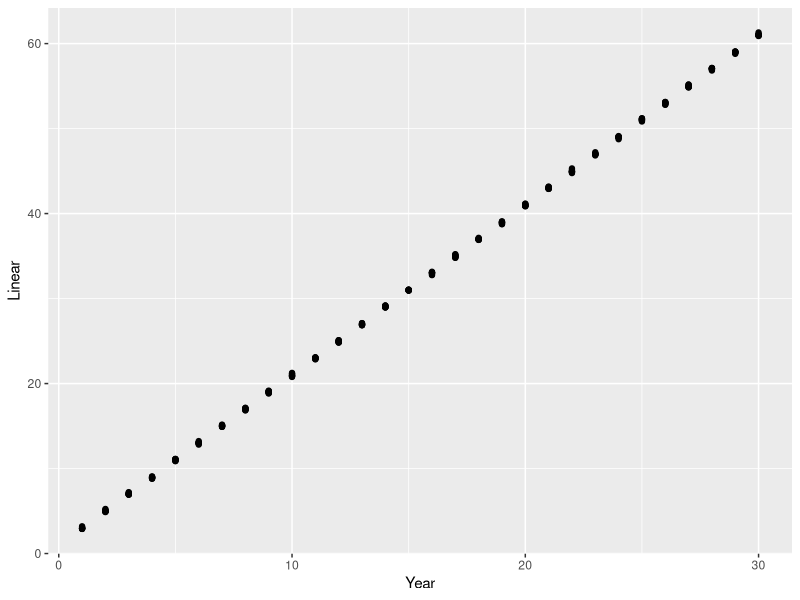
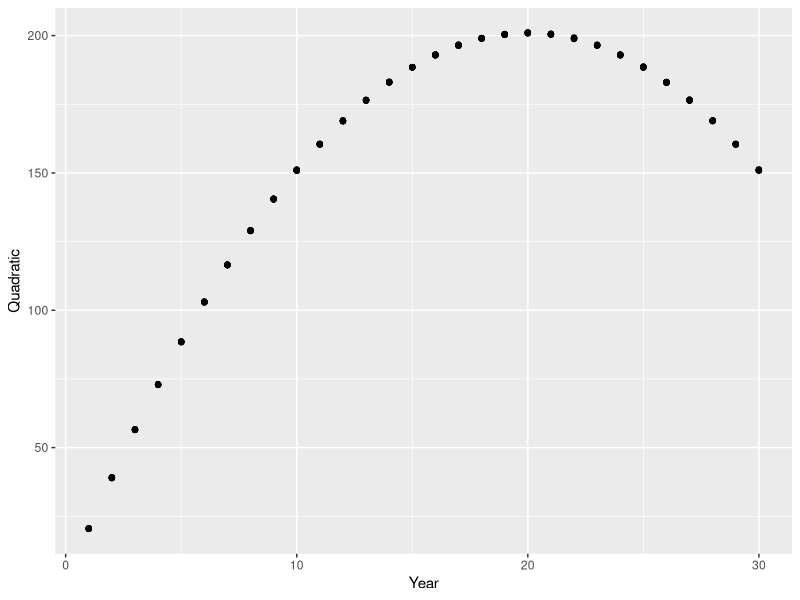
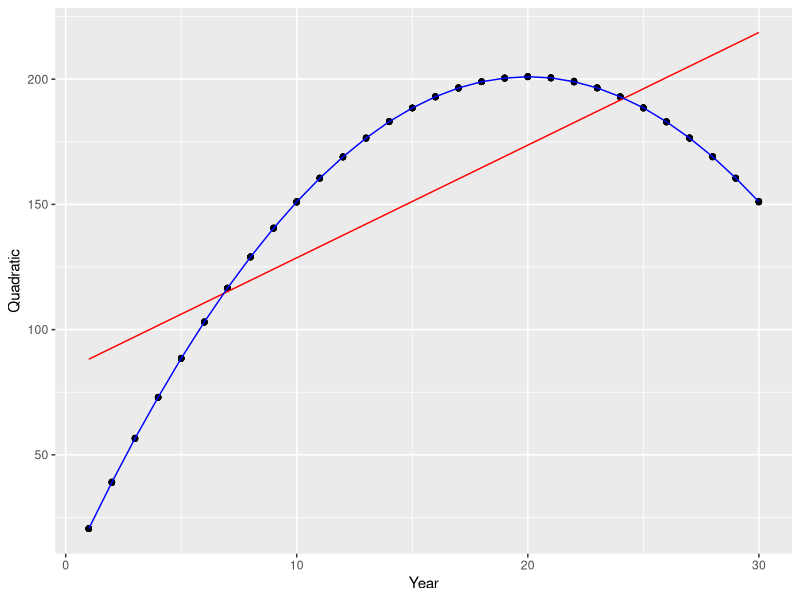
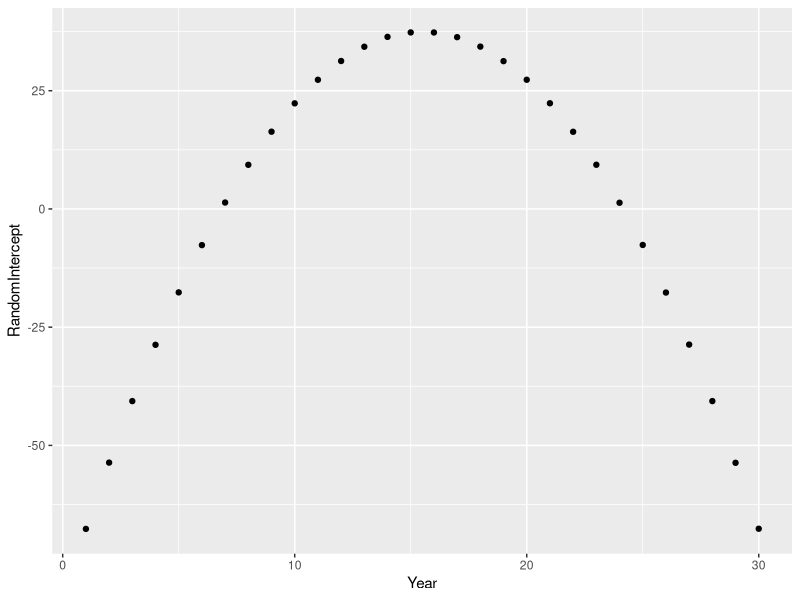
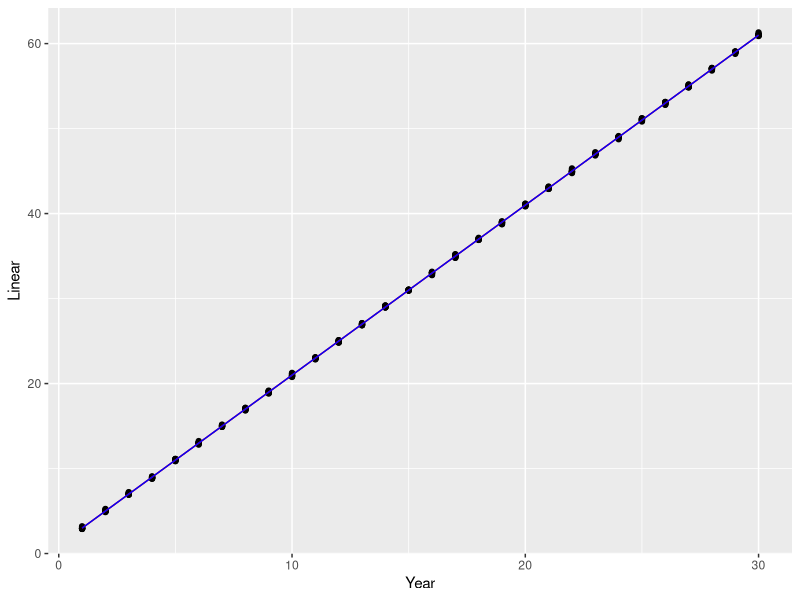

The R script that drew these images, in order:
## ---- chunk 1
knitr::opts_chunk$set(echo = TRUE)
## ---- chunk 2
library(ggplot2)
library(lme4)
## ---- chunk 3
set.seed(213354)
n.year <- 30
n.replicate <- 10
sd.noise <- 0.1
dataset <- expand.grid(
  Replicate =  seq_len(n.replicate),
  Year = seq_len(n.year)
)
dataset$fYear <- factor(dataset$Year)
dataset$Noise <- rnorm(nrow(dataset), mean = 0, sd = sd.noise)
dataset$Linear <- 1 + 2 * dataset$Year + dataset$Noise
dataset$Quadratic <- 1 + 20 * dataset$Year - 0.5 * dataset$Year ^ 2 + 
  dataset$Noise
## ---- chunk 4
ggplot(dataset, aes(x = Year, y = Linear)) + geom_point()
## ---- chunk 5
ggplot(dataset, aes(x = Year, y = Quadratic)) + geom_point()
## ---- chunk 6
model.quadratric <- lmer(Quadratic ~ Year + (1|Year), 
                         data = dataset)
summary(model.quadratric)
## ---- chunk 7
dataset$QuadraticPredict <- predict(model.quadratric)
dataset$QuadraticFixed <- predict(model.quadratric, re.form = ~0)
## ---- chunk 8
ggplot(dataset, aes(x = Year, y = Quadratic)) + 
  geom_point() + 
  geom_line(aes(y = QuadraticFixed), colour = "red") + 
  geom_line(aes(y = QuadraticPredict), colour = "blue")
## ---- chunk 9
rf <- data.frame(
  Year = seq_len(n.year),
  RandomIntercept = ranef(model.quadratric)$Year[, 1]
)
## ---- chunk 10
ggplot(rf, aes(x = Year, y = RandomIntercept)) + 
  geom_point()
## ---- chunk 11
model.linear <- lmer(Linear ~ Year + (1|Year), data = dataset)
summary(model.linear)
dataset$LinearPredict <- predict(model.linear)
dataset$LinearFixed <- predict(model.linear, re.form = ~0)
## ---- chunk 12
ggplot(dataset, aes(x = Year, y = Linear)) + 
  geom_point() + 
  geom_line(aes(y = LinearFixed), colour = "red") + 
  geom_line(aes(y = LinearPredict), colour = "blue")
